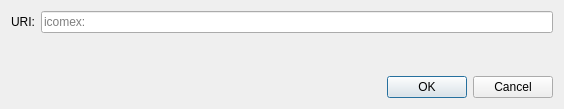
<?xml version="1.0" encoding="UTF-8"?>
<ui version="4.0">
 <class>OpenURIDialog</class>
 <widget class="QDialog" name="OpenURIDialog">
  <property name="geometry">
   <rect>
    <x>0</x>
    <y>0</y>
    <width>564</width>
    <height>109</height>
   </rect>
  </property>
  <property name="windowTitle">
   <string>Open Icomex URI</string>
  </property>
  <layout class="QVBoxLayout" name="verticalLayout">
   <item>
    <layout class="QHBoxLayout" name="horizontalLayout">
     <item>
      <widget class="QLabel" name="label">
       <property name="text">
        <string>URI:</string>
       </property>
      </widget>
     </item>
     <item>
      <widget class="QValidatedLineEdit" name="uriEdit">
       <property name="placeholderText">
        <string notr="true">icomex:</string>
       </property>
      </widget>
     </item>
    </layout>
   </item>
   <item>
    <spacer name="verticalSpacer">
     <property name="orientation">
      <enum>Qt::Vertical</enum>
     </property>
     <property name="sizeHint" stdset="0">
      <size>
       <width>20</width>
       <height>40</height>
      </size>
     </property>
    </spacer>
   </item>
   <item>
    <widget class="QDialogButtonBox" name="buttonBox">
     <property name="orientation">
      <enum>Qt::Horizontal</enum>
     </property>
     <property name="standardButtons">
      <set>QDialogButtonBox::Cancel|QDialogButtonBox::Ok</set>
     </property>
    </widget>
   </item>
  </layout>
 </widget>
 <customwidgets>
  <customwidget>
   <class>QValidatedLineEdit</class>
   <extends>QLineEdit</extends>
   <header>qt/qvalidatedlineedit.h</header>
  </customwidget>
 </customwidgets>
 <resources/>
 <connections>
  <connection>
   <sender>buttonBox</sender>
   <signal>accepted()</signal>
   <receiver>OpenURIDialog</receiver>
   <slot>accept()</slot>
   <hints>
    <hint type="sourcelabel">
     <x>248</x>
     <y>254</y>
    </hint>
    <hint type="destinationlabel">
     <x>157</x>
     <y>274</y>
    </hint>
   </hints>
  </connection>
  <connection>
   <sender>buttonBox</sender>
   <signal>rejected()</signal>
   <receiver>OpenURIDialog</receiver>
   <slot>reject()</slot>
   <hints>
    <hint type="sourcelabel">
     <x>316</x>
     <y>260</y>
    </hint>
    <hint type="destinationlabel">
     <x>286</x>
     <y>274</y>
    </hint>
   </hints>
  </connection>
 </connections>
</ui>
